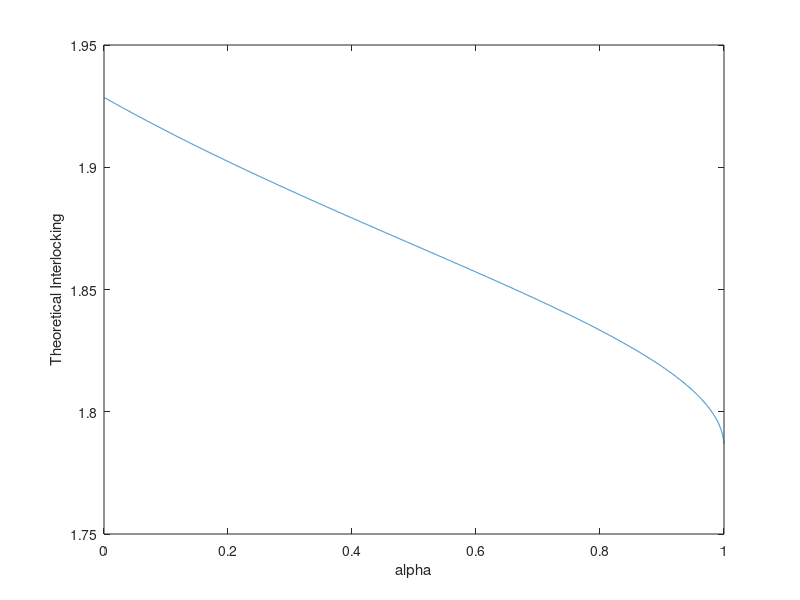

The MATLAB script that drew this image:
clear;
close all;
clc;
% See shortest path justification powerpoint for explanation about the
% formula used here (I derived the cost to find optimal x and with this
% optimal x computed the interlocking). 
alpha=linspace(0,1,10000);

L=0.14;
H=0.06;
e=0.01;

I=(H+sqrt((alpha.^2*e^2)./(1-alpha.^2)+e^2)+(L-e)/2-sqrt((alpha.^2*e^2)./(1-alpha.^2)))./(H+e);
plot(alpha,I);
xlabel('alpha');
ylabel('Theoretical Interlocking');
